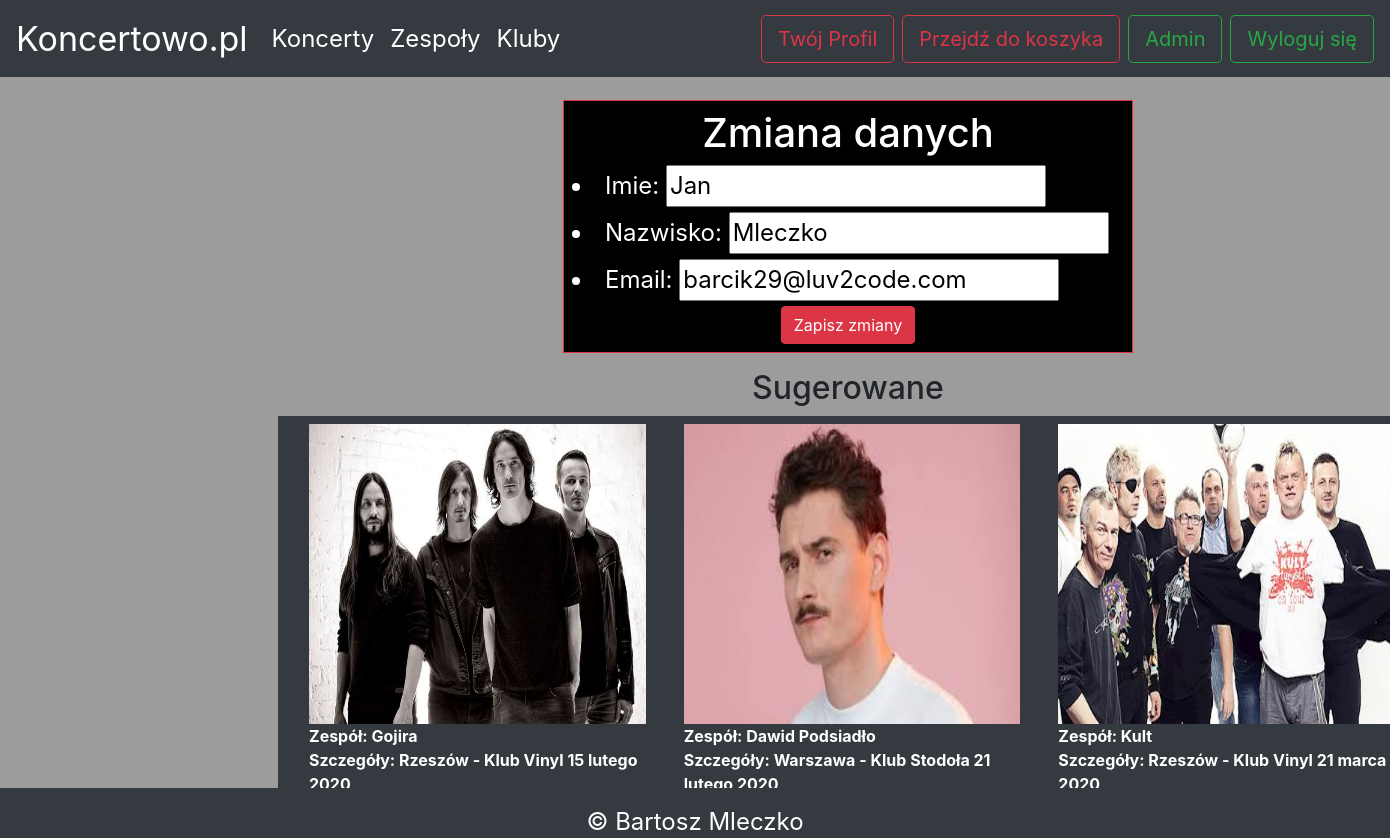
Screenshot of /profile-update (signed in) with the database file from the repository.
### zespol/models.py (models this page shows, shortened)
class Profile(models.Model):
    user = models.OneToOneField(User,on_delete=models.CASCADE)
    imie = models.CharField("imie", max_length=30)
    nazwisko = models.CharField("nazwisko", max_length=30)
    email = models.CharField("email", max_length=30)
    image = models.ImageField("profile_image", upload_to="profiles", blank=True)
    class Meta:
        verbose_name="Profil"
        verbose_name_plural="Profile"

class Concert(models.Model):
    name = models.CharField("concert_name", max_length=100)
    date = models.DateTimeField("concert_date")
    band = models.ForeignKey(Band,on_delete=models.CASCADE)
    club = models.ForeignKey(Club,on_delete=models.CASCADE)
    normal_tickets = models.IntegerField("normal_tickets",default=100)
    ticket_price = models.IntegerField("ticket_price", default=40)
    class Meta:
        verbose_name="Koncert"
        verbose_name_plural="Koncerty"

class Band(models.Model):
    name = models.CharField('band_name', max_length=50)
    image = models.ImageField("band_image", upload_to="icons/bands", blank=True)
    genre = models.ForeignKey(Genre,on_delete=models.CASCADE)
    class Meta:
        verbose_name="Zespol"
        verbose_name_plural="Zespoly"

class Club(models.Model):
    name = models.CharField("club_name", max_length=100)
    address = models.CharField("address", max_length=100)
    city = models.CharField("address", max_length=100,default='Rzeszów')
    image = models.ImageField("club_image", upload_to="icons/clubs", blank=True)
    normal_tickets = models.IntegerField("normal_tickets",default=100)
    class Meta:
        verbose_name="Klub"
        verbose_name_plural="Kluby"

### zespol/views.py (the view)
# urls.py: path('profile-update',views.update_profile,name='profile_update'),
@login_required
def update_profile(request):
    suggested = Concert.objects.all().order_by('date')[:3:1]
    if(request.method == 'POST'):
        profile_form = ProfileForm(request.POST, instance=request.user.profile)
        if profile_form.is_valid():
            profile_form.save()
            return redirect(profile)
    else:
        profile_form  = ProfileForm(instance=request.user.profile)
        return render(request,'profile_update.html',{'profile_form':profile_form,'suggested': suggested})

### zespol/forms.py
class ProfileForm(forms.ModelForm):
    class Meta:
        model = Profile
        fields=( 'imie', 'nazwisko', 'email', )

### zespol/templates/profile_update.html (shortened to what this page needs)
{% extends 'index.html' %}
{% load static %}
{% block content %}
<div class="container content" style="position: absolute; top: 10%; left:20vw; bottom:10%;" >
    <div class="row mt-3 mb-3" >
            <div class="col-3"></div>
            <div class="col-6  bg-light border border-danger">
                <div class="row">
                    <div class="col p-2" style="text-align: center; background:black; font-size: 24px; color:white">
                    <h1> Zmiana danych</h1>
                        <form method="post">
                            <div class="input-group">{{ profile_form.as_ul }}</div>
                        <button type="submit" class="btn btn-danger">Zapisz zmiany</button>
                        </form>
                    </div>
                </div>
            </div>
    </div>
    <h2 style="text-align: center;">Sugerowane</h2>
    <div class="row bg-dark p-2">
        {% for concert in suggested %}
            <div class="col ml-2 view overlay" >
            <img src="{{ concert.band.image.url }}" class="img-fluid" style="width: 340px; height: 300px;"/>
                <div style="color: white">
                    <span><b>Zespół: {{ concert.band.name }}</b></span>
                    <br>
                    <span><b>Szczegóły: {{ concert.club.city }} - {{ concert.club.name }} {{ concert.date|date:"j E Y"  }}</b></span>
                </div>
                <a href="{% url 'concert-detail' concert.pk %}" class="btn btn-danger btn-block" style=""> Kup</a>
            </div>
        {% endfor %}
    </div>
        </div>
{% endblock %}

### rows the page displays
Profile: imie "Jan", nazwisko "Mleczko", email "barcik29@luv2code.com"
Concert: band.image (picture), band.name "Gojira", club.city "Rzeszów", club.name "Klub Vinyl", date "15 lutego 2020"
Concert: band.image (picture), band.name "Dawid Podsiadło", club.city "Warszawa", club.name "Klub Stodoła", date "21 lutego 2020"
Concert: band.image (picture), band.name "Kult", club.city "Rzeszów", club.name "Klub Vinyl", date "21 marca 2020"
